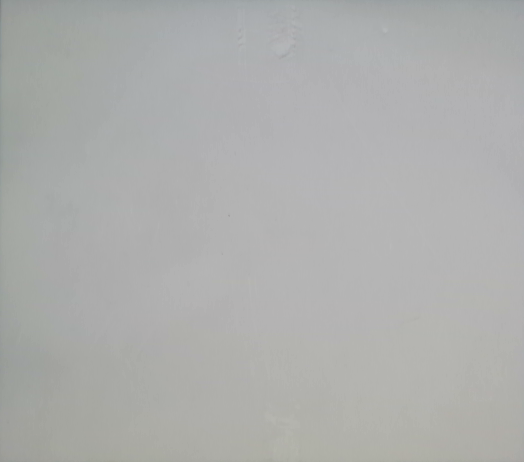
#> input picture ASSET/urdf/floor_1.png, 524 x 462 px
$ python background_segmentation.py
#> lines starting #> are read from the running program, lines starting #| are printed output that depends on the picture
import cv2
import numpy as np

raw_img = cv2.imread('floor_1.png')
#> raw_img is the input picture: shape (462, 524, 3); mean B, G, R 173, 174.4, 173.4
x = raw_img.shape[0]
#> x = 462
y = raw_img.shape[1]
#> y = 524
print(raw_img.shape)
#| (462, 524, 3)
raw_img = cv2.resize(raw_img, (640, 480))
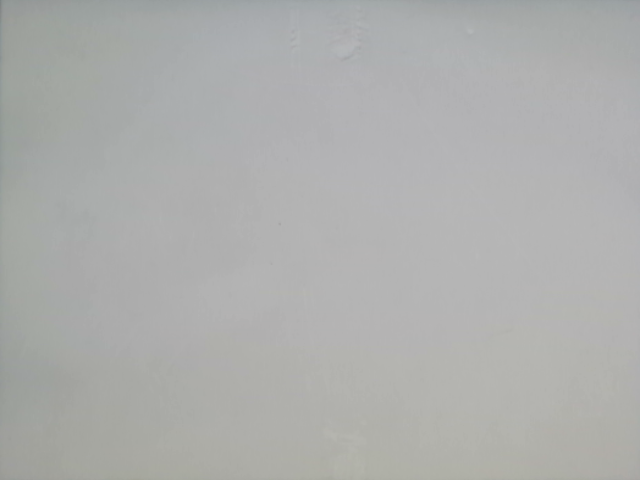
#> raw_img: shape (480, 640, 3); mean B, G, R 173, 174.4, 173.4

rotate_img = cv2.rotate(raw_img, cv2.ROTATE_180)
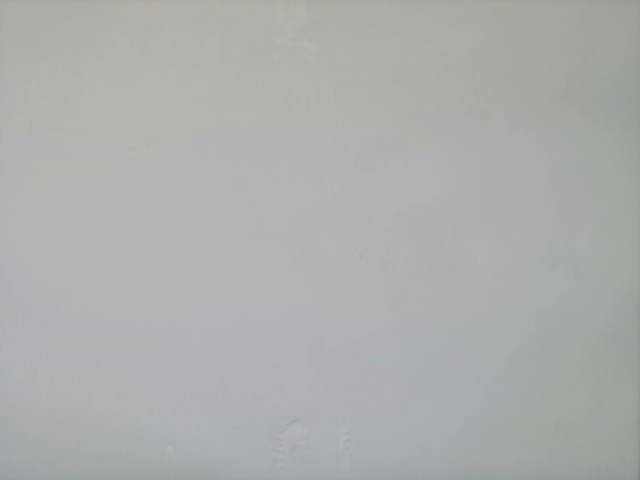
#> rotate_img: shape (480, 640, 3); mean B, G, R 173, 174.4, 173.4
rotate_clock_img = cv2.rotate(raw_img, cv2.ROTATE_90_CLOCKWISE)
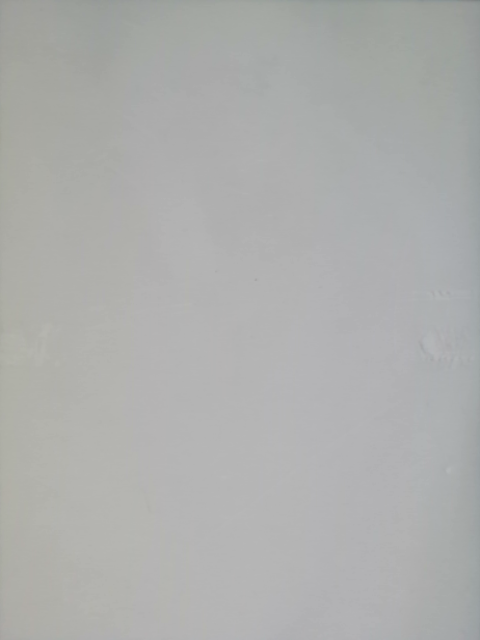
#> rotate_clock_img: shape (640, 480, 3); mean B, G, R 173, 174.4, 173.4
rotate_clock_img = cv2.resize(rotate_clock_img, (640, 480))
#> rotate_clock_img: shape (480, 640, 3)
rotate_counterclock_img = cv2.rotate(raw_img, cv2.ROTATE_90_COUNTERCLOCKWISE)
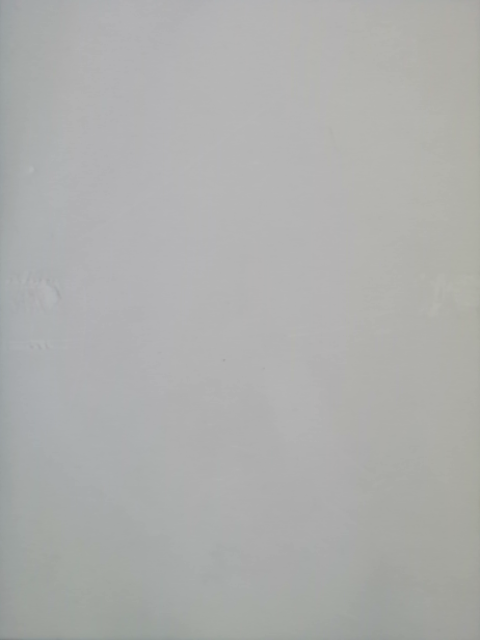
#> rotate_counterclock_img: shape (640, 480, 3); mean B, G, R 173, 174.4, 173.4
rotate_counterclock_img = cv2.resize(rotate_counterclock_img, (640, 480))
#> rotate_counterclock_img: shape (480, 640, 3)

cv2.imwrite('floor_1.png', raw_img)
cv2.imwrite('floor_2.png', rotate_img)
cv2.imwrite('floor_3.png', rotate_clock_img)
cv2.imwrite('floor_4.png', rotate_counterclock_img)
# cv2.namedWindow('zzz', 0)
# cv2.imshow('zzz', raw_img)
# cv2.waitKey(0)
